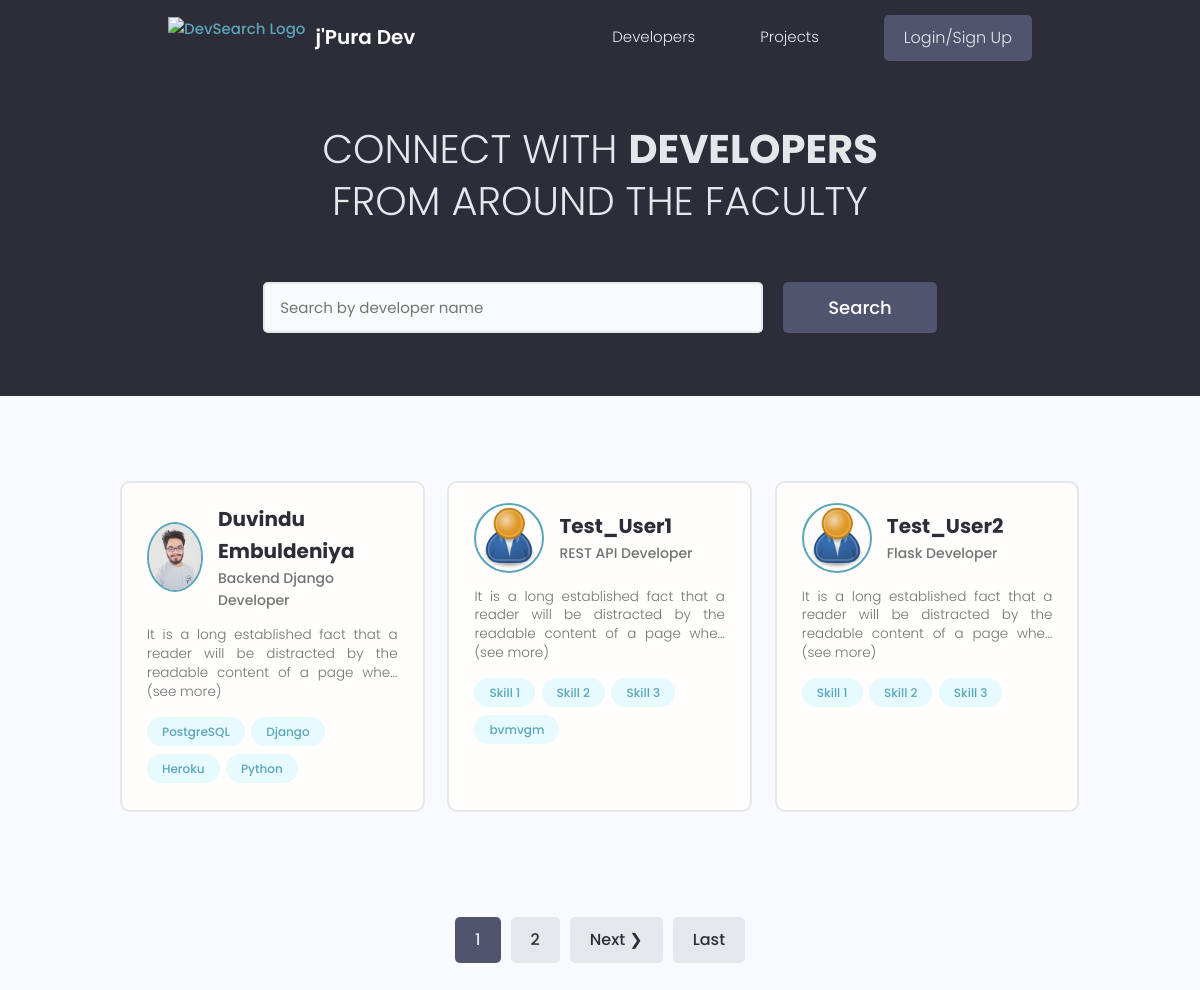
The page / on the database its author committed.
### home/models.py (models this page shows, shortened)
class Profile(models.Model):
    user = models.OneToOneField(User, on_delete=models.CASCADE)
    username = models.CharField(max_length=200, null=True)
    name = models.CharField(max_length=200, null=True)
    location = models.CharField(max_length=200, null=True)
    intro = models.CharField(max_length=200, null = True)
    bio = models.TextField(null=True)
    image = models.ImageField(upload_to = 'profile/', default='profile/default.png', null=True, blank=True)
    created = models.DateTimeField(auto_now_add=True)
    class Meta:
        ordering = ['created']
    @property
    def imageURL(self):
        try:
            return self.image.url
        except:
            return '/images/profile/default.png'

class Skill(models.Model):
    owner = models.ForeignKey(User, on_delete=models.CASCADE)
    name = models.CharField(max_length=200)
    description = models.TextField()
    created = models.DateTimeField(auto_now_add=True)
    def __str__(self):
        return f"{self.name}"

### home/views.py (the view)
# urls.py: path('', home, name = 'home'), #profiles
def home(request): #profiles
    profiles,q = searchProfiles(request)
    page = request.GET.get('page')
    results = 3
    paginator = Paginator(profiles, results)
    try:
        profiles = paginator.page(page)
    except PageNotAnInteger:
        page = 1
        profiles = paginator.page(page)
    except EmptyPage:
        page = paginator.num_pages
        profiles = paginator.page(page)
    context = {'profiles': profiles, 'q':q, 'paginator': paginator}
    return render(request, 'home/index.html', context)

### home/utils.py (called while the page is built)
def searchProfiles(request):
    q = request.GET.get('q') if request.GET.get('q') else ''
    profiles = Profile.objects.distinct().filter(
        Q(name__icontains = q)
    )
    return profiles,q

### home/templates/home/index.html (shortened to what this page needs)
{% extends 'base.html' %}
{% block content %}
<main class="home">
    <section class="hero-section text-center">
      <div class="container container--narrow">
        <div class="hero-section__box">
          <h2>CONNECT WITH <span>DEVELOPERS</span></h2>
          <h2>FROM AROUND THE Faculty</h2>
        </div>
        <div class="hero-section__search">
          <form id = "searchForm" class="form" action="" method="GET">
            <div class="form__field">
              <input class="input input--text" id="formInput#search" type="text" name="q"
                placeholder="Search by developer name" value="{{q}}" />
            </div>
            <input class="btn btn--sub btn--lg" type="submit" value="Search" />
          </form>
        </div>
      </div>
    </section>
    <section class="devlist">
      <div class="container">
        <div class="grid grid--three">
        {% for profile in profiles %}
          <div class="column card">
            <div class="dev">
              <a href="{% url 'user-profile' profile.username %}" class="card__body">
                <div class="dev__profile">
                  <img class="avatar avatar--md" src="{{profile.imageURL}}" alt="image" />
                  <div class="dev__meta">
                    <h3>{{profile.name}}</h3>
                    <h5>{{profile.intro}}</h5>
                  </div>
                </div>
                <p class="dev__info">
                 {{profile.bio|slice:'100'}}... (see more)
                </p>
                <div class="dev__skills">
                {% for skill in profile.user.skill_set.all|slice:'6' %}
                  <span class="tag tag--pill tag--main">
                    <small>{{skill}}</small>
                  </span>
                {% endfor %}
                </div>
              </a>
            </div>
          </div>
        {% endfor %}
        </div>
      </div>
    </section>
    {% include 'pagination.html' with queryset=profiles %}
  </main>
{% endblock content %}

### templates/base.html (shortened to what this page needs)
<!DOCTYPE html>
{% load static %}
<html lang="en">
<head>
    <link rel="stylesheet" href="{% static 'uikit/styles/uikit.css' %}" />
    <link rel="stylesheet" href="{% static 'css/main.css' %}" />
</head>
<body>
    {% include 'navbar.html' %}
    {% block content %}
    {% endblock content %}
</body>
</html>

### templates/navbar.html (shortened to what this page needs)
{% load static %}
<header class="header">
    <div class="container container--narrow">
      <a href="{% url 'home' %}" class="header__logo" style="display: flex; align-items: center; gap: 10px; text-decoration: none;">
        <img src="{% static 'images/web/logo.png' %}" alt="DevSearch Logo" style="height: 40px; width: auto;">
        <h1 style="margin: 0; font-size: 2rem; color: white; font-weight: 550;">j'Pura Dev</h1>
      </a>
      <nav class="header__nav">
        <ul class="header__menu">
          <li class="header__menuItem"><a href="{% url 'home' %}">Developers</a></li>
          <li class="header__menuItem"><a href="{% url 'projects' %}">Projects</a></li>
          {% if request.user.is_authenticated %}
          <li class="header__menuItem"><a href="{% url 'inbox' %}">Inbox</a></li>
          <li class="header__menuItem"><a href="{% url 'user-account' %}">Account</a></li>
          <li class="header__menuItem"><a href="{% url 'logout' %}" class="btn btn--sub">Logout</a></li>
          {% else %}
          <li class="header__menuItem"><a href="{% url 'login' %}" class="btn btn--sub">Login/Sign Up</a></li>
          {% endif %}
        </ul>
      </nav>
    </div>
</header>

### templates/pagination.html (shortened to what this page needs)
{% if queryset.has_other_pages %}
<div class="pagination">
 <ul class="container">
   {% for num in queryset.paginator.page_range %}
     {% if num == queryset.number %}
     <li><a href="?page={{num}}" data-page="{{num}}" class="btn page-link btn--sub">{{num}}</a></li>
     {% elif num > queryset.number|add:'-2' and num < queryset.number|add:'2' %}
     <li><a href="?page={{num}}" data-page="{{num}}" class="btn page-link">{{num}}</a></li>
     {% endif %}
   {% endfor %}
   {% if queryset.has_next %}
     <li><a href="?page={{queryset.next_page_number}}" data-page="{{queryset.next_page_number}}" class="btn page-link">Next &#10095;</a></li>
     <li><a href="?page={{queryset.paginator.num_pages}}" data-page="{{queryset.paginator.num_pages}}" class="btn page-link">Last</a></li>
   {% endif %}
 </ul>
</div>
{% endif %}

### static/css/main.css (style rules this page uses)
:root { --color-sub: #2d2d39; }
.btn--sub { background-color: var(--color-sub-light); }
.card { border: 2px solid var(--color-light); }
img { width: 100%; }
.header { position: sticky; z-index: 111; background-color: var(--color-sub); padding: 1.5rem 0; }
.header > .container { display: flex; justify-content: space-between; align-items: center; }
.header__logo > img { height: 3.8rem; }
.header__nav > ul { display: inline-flex; align-items: center; list-style: none; gap: 6.5rem; }
.header__menuItem > a { color: var(--color-light); font-weight: 300; }
.hero-section { height: 40vh; display: flex; align-items: center; background-color: var(--color-sub); }
.hero-section__box { margin-bottom: 4rem; }
.hero-section__box > h2, .hero-section__box > h2 > span { font-size: 4rem; color: var(--color-light); line-height: 1.3; text-transform: uppercase; }
.hero-section__box > h2 { font-weight: 300; }
.hero-section__box > h2 > span { font-weight: 700; }
.hero-section__search > .form { display: flex; align-items: center; justify-content: center; gap: 2rem; }
.hero-section__search > .form input.input--text { width: 50rem; }
.devlist { margin-top: 8rem; }
.devlist .grid { align-items: stretch; }
.devlist .dev .dev__profile { display: flex; align-items: center; gap: 1.5rem; }
.devlist .dev .dev__meta h3 { color: var(--color-sub); font-size: 2rem; font-weight: 700; }
.devlist .dev .dev__meta h5 { color: var(--color-text); font-size: 1.4rem; font-weight: 500; }
.devlist .dev .dev__info { margin: 1.5rem 0; font-size: 1.35rem; line-height: 1.4; text-align: justify; }
.pagination { margin-top: 8rem; margin-bottom: 10rem; }
.pagination > ul { flex-wrap: wrap; list-style: none; display: flex; align-items: center; justify-content: center; gap: 1rem; }
.pagination .btn { color: var(--color-sub); }
.pagination .btn.btn--sub { color: var(--color-light); }

### static/uikit/styles/modules/_variables.css (style rules this page uses)
:root { --color-main: #5aa5b9; --color-main-light: #e6faff; --color-sub: #3f4156; --color-sub-light: #51546e; --color-sub-lighter: #ededfd; --color-text: #737373; --color-gray: #8b8b8b; --color-light: #e5e7eb; --color-light-gray: #767676; --color-bg: #f8fafd; --color-white: #fffefd; --color-white-light: #f3f3f3; --color-success: #359e64; --color-success-bg: #def8e8; --color-error: #fc4b0b; --color-error-bg: #fff2ee; --font-base: 'Poppins', arial, helvetica, 'Segoe UI', roboto, ubuntu, sans-serif; --font-monospace: 'Fira Code', 'Courier New', courier, monospace; --font-regular: 300; --font-medium: 500; --font-bold: 700; --generic-shadow: 1px 1px 5px #00000010; --generic-transition: all 0.3s ease-in-out; }

### static/uikit/styles/modules/_base.css (style rules this page uses)
* { margin: 0; padding: 0; box-sizing: border-box; text-rendering: optimizeLegibility; color: inherit; font-size: inherit; }
html { font-size: 50%; }
@media only screen and (min-width: 480px) { html { font-size: 56.25%; } }
@media only screen and (min-width: 1200px) { html { font-size: 62.5%; } }
body { line-height: 1.6; font-weight: 400; font-size: 1.5rem; color: var(--color-text); background-color: var(--color-bg); min-height: 100vh; }

### static/uikit/styles/modules/_typography.css (style rules this page uses)
* { font-family: var(--font-base); }
h1 { font-size: 4.8rem; font-weight: var(--font-medium); }
h2 { font-size: 3.6rem; font-weight: var(--font-bold); }
h3 { font-size: 3.2rem; font-weight: var(--font-medium); }
h5 { font-size: 2.4rem; font-weight: var(--font-medium); }
h5, h6 { font-weight: var(--font-regular); }
p, span, strong { font-size: 1.6rem; color: var(--color-text); font-weight: var(--font-regular); }
a { padding-bottom: 2px; text-decoration: none; display: inline-block; color: var(--color-main); font-weight: var(--font-medium); }

### static/uikit/styles/modules/_utilities.css (style rules this page uses)
.container { width: 92%; max-width: 165rem; margin: 0 auto; box-sizing: border-box; }
.container--narrow { width: 92%; max-width: 120rem; }
@media screen and (min-width: 1000px) { .container { width: 90%; } }
@media screen and (min-width: 1000px) { .container--narrow { width: 85%; } }
@media screen and (min-width: 1200px) { .container { width: 80%; } }
@media screen and (min-width: 1200px) { .container--narrow { width: 72%; } }
.text-center { text-align: center; }

### static/uikit/styles/modules/_avatar.css (style rules this page uses)
.avatar { border-radius: 50%; border: 2px solid var(--color-main); object-fit: cover; }
.avatar--md { height: 7rem; width: 7rem; }

### static/uikit/styles/modules/_card.css (style rules this page uses)
.card { border-radius: 1rem; background-color: var(--color-white); border: 1.5px solid var(--color-light); width: auto; height: auto; margin-top: 0.5rem; margin-bottom: 0.5rem; overflow: hidden; }
.card__body, .card__header { padding: 2rem 2.5rem; }

### rows shown on the page
Profile: imageURL (picture), name "Duvindu Embuldeniya", intro "Backend Django Developer", bio "It is a long established fact that a reader will be distracted by the readable content of a page whe"
Skill: name "PostgreSQL"
Skill: name "Django"
Skill: name "Heroku"
Skill: name "Python"
Profile: imageURL (placeholder picture), name "Test_User1", intro "REST API Developer", bio "It is a long established fact that a reader will be distracted by the readable content of a page whe"
Skill: name "Skill 1"
Skill: name "Skill 2"
Skill: name "Skill 3"
Skill: name "bvmvgm"
Profile: imageURL (placeholder picture), name "Test_User2", intro "Flask Developer", bio "It is a long established fact that a reader will be distracted by the readable content of a page whe"
Skill: name "Skill 1"
Skill: name "Skill 2"
Skill: name "Skill 3"

### other values the page prints
{{ num }} "1"
{{ num }} "2"
